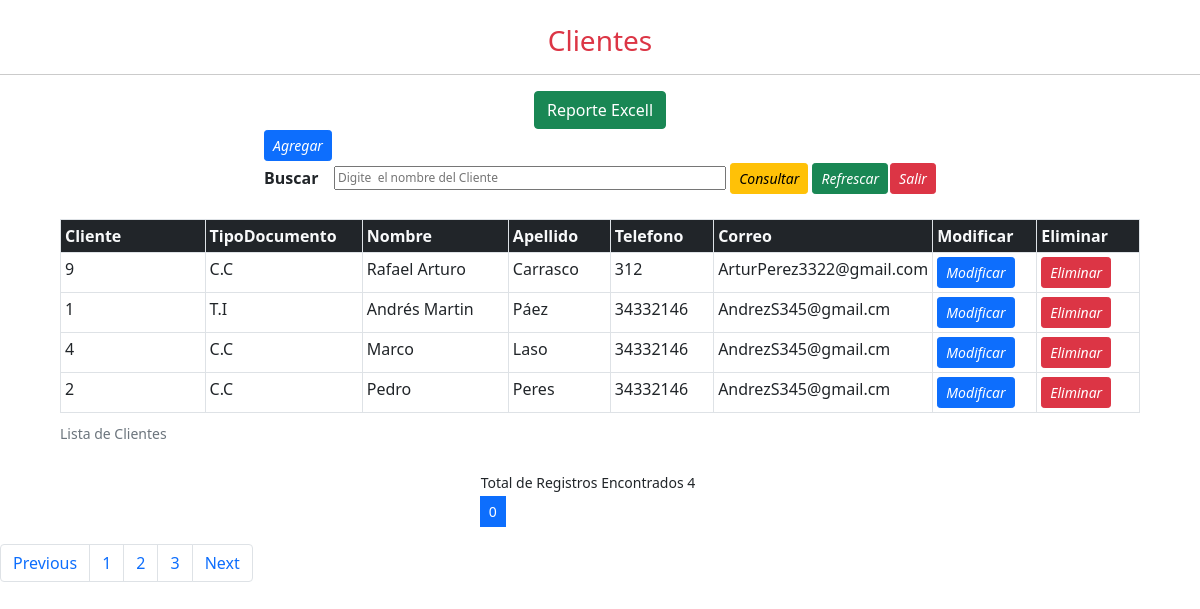
/Vistas/Cliente.php, run on the app's committed database.
### tables this page shows
CREATE TABLE `cliente` (
  `IdCliente` int(30) NOT NULL,
  `TipoDocumento` varchar(45) NOT NULL,
  `Nombre` varchar(20) NOT NULL,
  `Apellido` varchar(40) NOT NULL,
  `Telefono` int(11) NOT NULL,
  `Correo` varchar(45) NOT NULL,
  PRIMARY KEY (`IdCliente`),
  KEY `fk_TipoDocumento_Cliente` (`TipoDocumento`)
);

### Vistas/Cliente.php (the view, shortened to what this page needs)
<?php
 include('../Conexion/conectar.php');
?>
<?php
$maximoDatos = 5;
$paginaNumero = 0;
$inicia = $paginaNumero * $maximoDatos;
?>
<?php
if(isset($_POST['consulta'])){
                                $c = new Conexion();
                                $cone = $c->conectando();
                                $sql = "select * from cliente where  Nombre LIKE '%$obj->Nombre%'";
                                $limite =sprintf("%s limit %d, %d",$sql, $inicia, $maximoDatos);
                                $resultado = mysqli_query($cone,$limite);
                                $arreglo = mysqli_fetch_row($resultado);
                            }else{
                                $c = new Conexion();
                                $cone = $c->conectando();
                                $sql = "select * from cliente order by Nombre";
                                $limite =sprintf("%s limit %d, %d",$sql, $inicia, $maximoDatos);
                                $resultado = mysqli_query($cone,$limite);
                                $arreglo = mysqli_fetch_row($resultado);
}
?>
<?php
if(isset($_GET['totalArreglo'])){
	$totalArreglo = $_GET['totalArreglo'];
}
	else{
		$lista = mysqli_query($cone,$sql);
		$totalArreglo = mysqli_num_rows($lista);
	}
?>
<!Doctype html>
<html lang="es">
    <head>
        <link rel="stylesheet" href="../Vistas/css/bootstrap.min.css">
    </head>
    <body>
        <center>
          <br>
            <h3 class=" text-danger font-weight-normal  " >Clientes </h3>
            <hr style="height:1px;border:none;color:#333;background-color:#333;">
            <form name="Detalle" action="" method="POST">
            <table >
                 <tr>
                    <td>
                             <a  href="Clientesagregar.php"><button type="button" class="btn btn-primary btn-sm "><i class="fa fa-file-text-o" aria-hidden="true">Agregar</i></button>
                            </a>
                    </td>
                </tr>
                 <tr>
		                <th><label for="promocion">Buscar</label></th>
		                <th><input style="font-size:12px" type="text" id="Nombre" name="Nombre"   placeholder="Digite  el nombre del Cliente " size="50" >
                            <button type="submit" name="consulta" class="btn btn-warning btn-sm" ><i class="fa fa-search" aria-hidden="true">Consultar</i></button>
		                    <button type="submit" class="btn btn-success btn-sm"><i class="fa fa-undo" aria-hidden="true">Refrescar</i></button></th>
		                <th><button type="button" class="btn btn-danger btn-sm"><i class="fa fa-sign-out" aria-hidden="true">Salir</i></button></th>
                        <a href="../Reportes/ListadoClientes.php">
                        <button type="button" class="btn btn-success">Reporte Excell</i></button></a></th>
                    </tr>
            </table>
        </center>
            <br>
            <center>
                <table class= "table  table-bordered table-hover table-sm"  style="width:90%">
                        <caption><small>Lista de Clientes</small></caption>
                        <thead>
            <tr class="bg-dark">
                <th scope="col" style="width:15%"  class="text-light letra">Cliente</th>
                <th scope="col" style="width:15%"  class="text-light letra">TipoDocumento</th>
                <th scope="col" style="width:15%" class="text-light letra">Nombre</th>
                <th scope="col" style="width:10%" class="text-light letra">Apellido</th>
                <th scope="col" style="width:10%" class="text-light letra">Telefono</th>
                <th scope="col" style="width:10%" class="text-light letra">Correo</th>
                <th scope="col" style="width:10%" class="text-light letra">Modificar</th>
                <th scope="col" style="width:10%" class="text-light letra">Eliminar</th>
            </tr>
        </thead>
        <?php
            do{
        ?>
        <tbody>
            <tr>
                <td class="arreglo"><?php echo $arreglo[0] ?></td>
                <td class="arreglo2" ><?php echo ($arreglo[1]) ?></td>
                <td class="arreglo2"><?php echo $arreglo[2] ?>
                <td class="arreglo2"><?php echo ($arreglo[3]) ?></td>
                <td class="arreglo2"><?php echo ($arreglo[4]) ?></td>
                <td class="arreglo2"><?php echo ($arreglo[5]) ?></td>
                <td class="letra">
                                <a href="<?php if($arreglo[0] <> ""){
                        echo "ClienteModificar.php?key=".urlencode($arreglo[0]);
                        } else{
                            echo "<script> alert('Debe Consultar El Proveedor')</script>";
                         }
                         ?>">
                            <button name="Guarda" type="button" class="btn btn-primary btn-sm"><i class="fa fa-pencil-square-o" aria-hidden="true">Modificar</i></button>
                                </a>
                                </td>
                                <td class="letra">
                                <a href="<?php if($arreglo[0]<>""){
                                            echo "ClienteEliminar.php?key=".urlencode($arreglo[0]);
                                    }else{
                                        echo"<script> alert('Debe de consultar primero')</sccript>";
                                    }
                                    ?>">
                                    <button name="Guarda" type="button" class="btn btn-danger btn-sm"><i class="fa fa-trash-o" aria-hidden="true">Eliminar</i></button>
                                </a>
                                </td>
                                </tr>
                        </tbody>
                        <?php
                            }while($arreglo = mysqli_fetch_row($resultado));
                        ?>
                <table>
                <tr>
                     <td><small><?php printf("Total de Registros Encontrados %d", $totalArreglo) ?></small></td>
  	            </tr>
                 <tr>
                <td style="width:90%">
                <nav aria-label="Paginador de navegacion">
                <ul class="pagination pagination-sm">
                    <li class="page-item">
                   <li class="page-item active">
                     <a class="page-link"  href="#"><?php echo $paginaNumero; ?> <span class="sr-only"></span></a>
                  </li>
                  </ul>
                </nav>
                    </td>
                    </tr>
				</table>
             </center>
             <nav aria-label="Page navigation example">
  <ul class="pagination">
    <li class="page-item"><a class="page-link" href="#">Previous</a></li>
    <li class="page-item"><a class="page-link" href="#">1</a></li>
    <li class="page-item"><a class="page-link" href="#">2</a></li>
    <li class="page-item"><a class="page-link" href="#">3</a></li>
    <li class="page-item"><a class="page-link" href="#">Next</a></li>
  </ul>
</nav>
    </body>
</html>

### data on the page
cliente: IdCliente "9", TipoDocumento "C.C", Nombre "Rafael Arturo", Apellido "Carrasco", Telefono "312", Correo "ArturPerez3322@gmail.com"
cliente: IdCliente "1", TipoDocumento "T.I", Nombre "Andrés Martin", Apellido "Páez", Telefono "34332146", Correo "AndrezS345@gmail.cm"
cliente: IdCliente "4", TipoDocumento "C.C", Nombre "Marco", Apellido "Laso", Telefono "34332146", Correo "AndrezS345@gmail.cm"
cliente: IdCliente "2", TipoDocumento "C.C", Nombre "Pedro", Apellido "Peres", Telefono "34332146", Correo "AndrezS345@gmail.cm"

### other printed values
$totalArreglo "4"
$paginaNumero "0"
